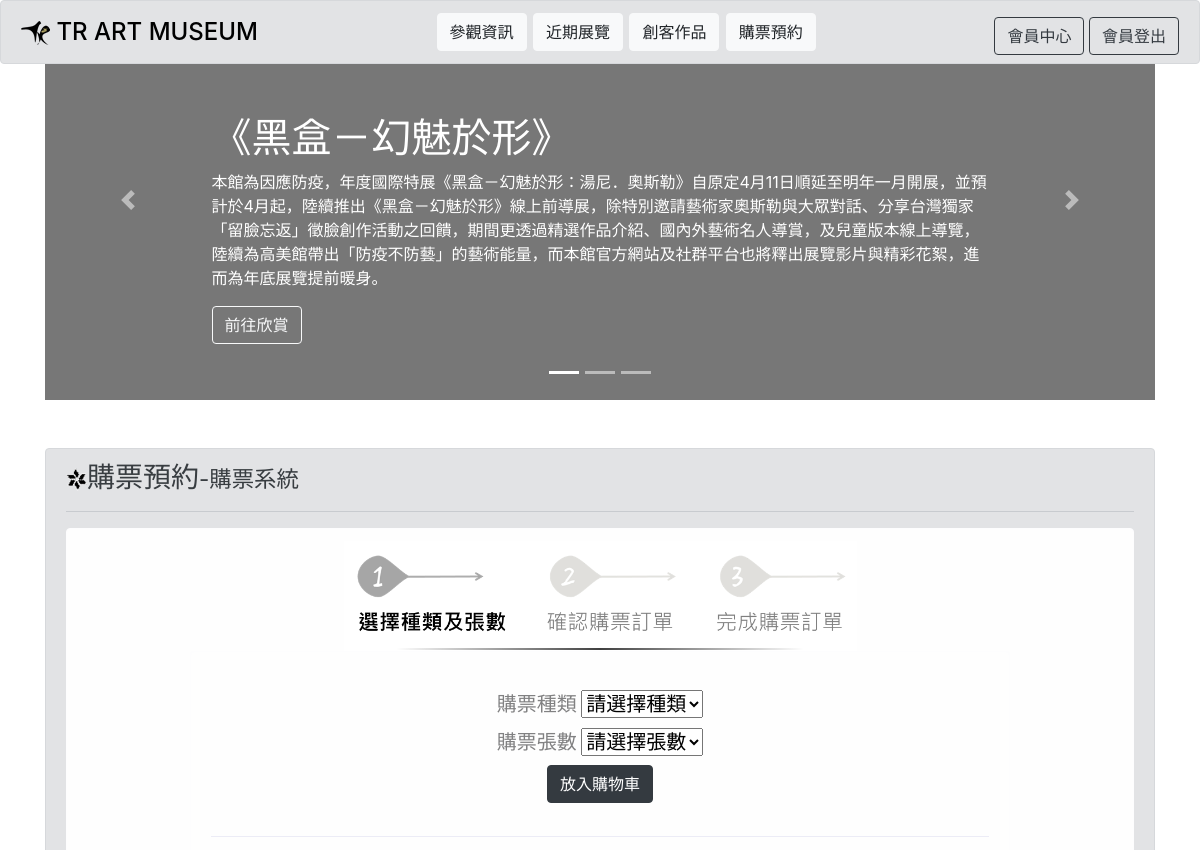
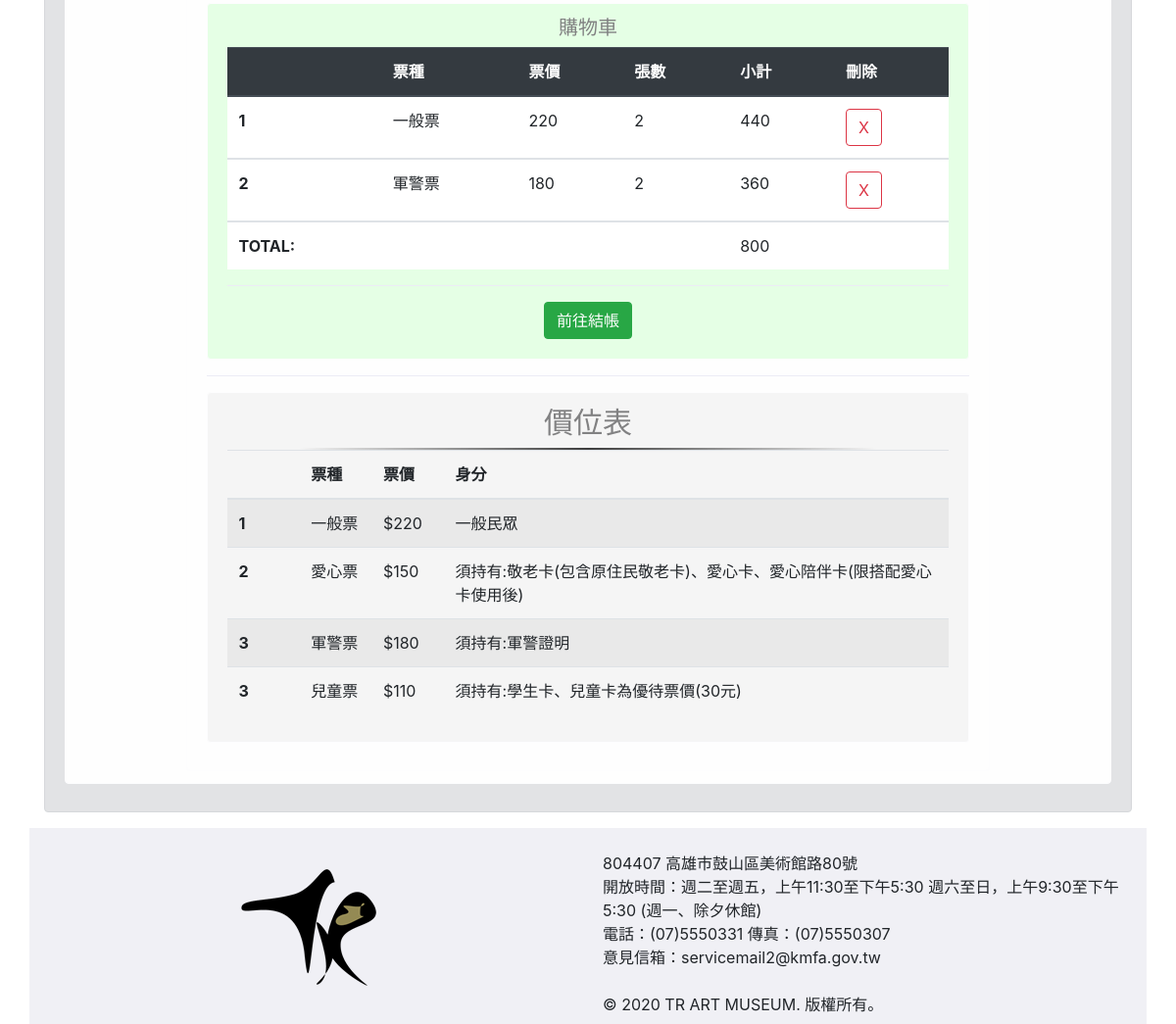
/ticket.php (signed in), run on the app's committed database (2 pictures, top to bottom).
### tables this page shows
CREATE TABLE `carticket` (
  `ctid` int(11) NOT NULL,
  `mid` varchar(200) NOT NULL,
  `species` varchar(200) NOT NULL,
  `num` varchar(200) NOT NULL
);

### showcar.php (the view, shortened to what this page needs)
<?php
  $userid = $_SESSION["user_type"];
   require "includes/db.php";
    $sql = "SELECT * FROM carticket WHERE mid =$userid";
    $result = $conn->query($sql);
    if ($result->num_rows > 0) {
    echo "<table class='table' bgcolor='#ffffff'>";
        echo " <thead class='thead-dark'>";
         echo "  <tr>";
          echo "   <th scope='col'></th>";
           echo "  <th scope='col'>票種</th>";
           echo "  <th scope='col'>票價</th>";
           echo "  <th scope='col'>張數</th>";
           echo "  <th scope='col'>小計</th>";
           echo "  <th scope='col'>刪除</th>";
          echo " </tr>";
        echo " </thead>";
         $n = 0;
        while($row = $result->fetch_assoc()) {
          $ctid = $row["ctid"];
          $num = $row["num"];
          $species = $row["species"];
          $total=$num * $species;
          $totall=$totall+$total;
          $n = $n + 1;
			 echo "<tbody>";
				echo "<tr>";
				echo "<th scope='row'>$n</th>";
				echo "<td>";
				if ($species==220){
					echo "一般票";
				} elseif ($species==150) {
					echo "愛心票";
				} elseif ($species==180) {
					echo "軍警票";
				} elseif ($species==110) {
					echo "兒童票";
				}
				echo "</td>";
				echo "<td>$species</td>";
				echo "<td>$num</td>";
				echo "<td>$total</td>";
				echo "<td><a href='deletecar.php?ctid=$ctid'> <button type='button' class='btn btn-outline-danger'>X</button></a></td>";
				echo "</tr>";
			echo "</tbody>";
        }
        echo "<tr>";
        echo "<th scope='row'>TOTAL:</th>";
        echo "<td></td>";
        echo "<td></td>";
        echo "<td></td>";
        echo "<td>"."$totall"."</td>";
        echo "</tr>";
echo " </table>";
    }
?>

### data on the page
carticket: shows "一般票", species "220", num "2", total "440"
carticket: shows "軍警票", species "180", num "2", total "360"

### other printed values
$totall "800"
